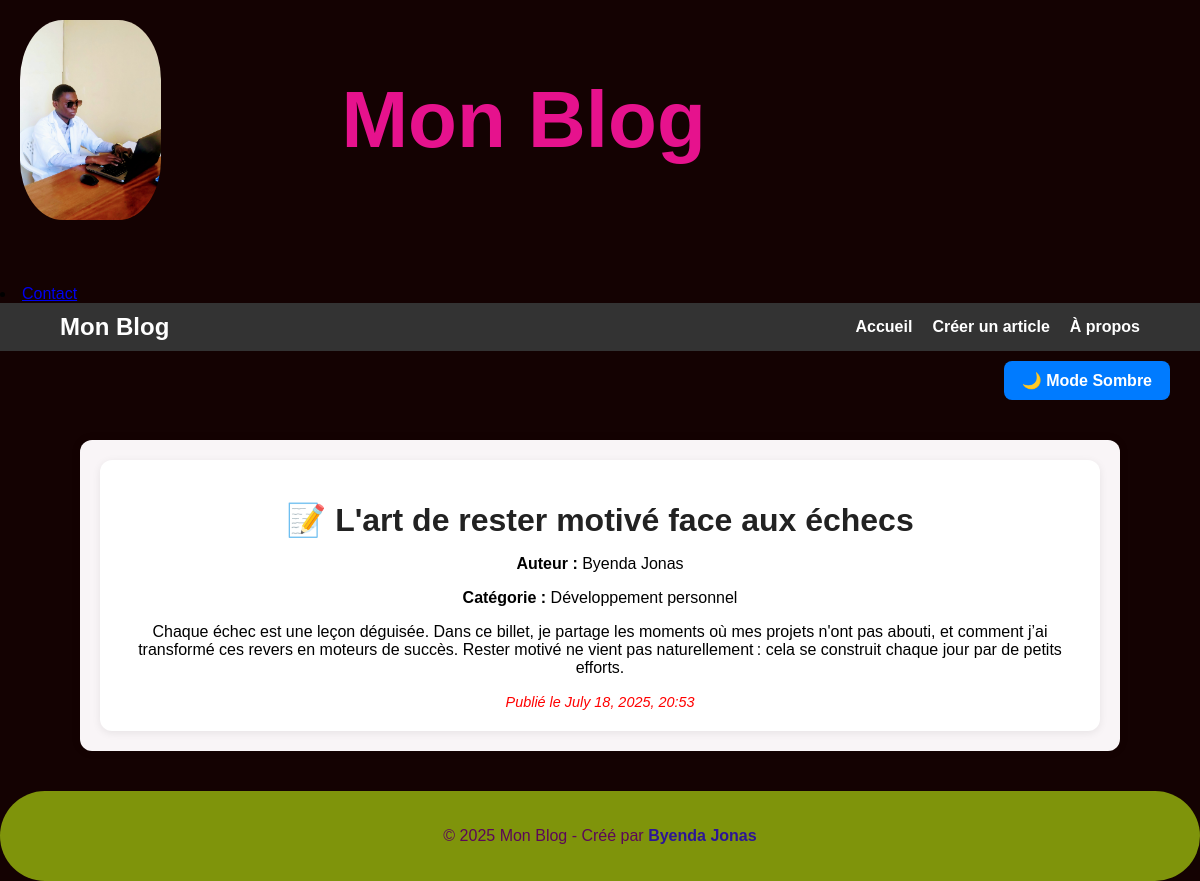
/article/15/, run on the app's committed database.
### blog/models.py (models this page shows, shortened)
class Article(models.Model):
    titre = models.CharField(max_length=200)
    contenu = models.TextField()
    image = models.ImageField(upload_to='articles/', blank=True, null=True)
    date_creation = models.DateTimeField(default=timezone.now)
    auteur = models.CharField(max_length=100)
    categorie = models.CharField(max_length=100, blank=True)

### blog/views.py (the view)
# urls.py: path('article/<int:article_id>/', views.detail_article, name='detail_article'),
def detail_article(request, article_id):
    article = get_object_or_404(Article, pk=article_id)
    return render(request, 'blog/detail_article.html', {'article': article})

### blog/templates/blog/detail_article.html (shortened to what this page needs)
{% extends 'blog/base.html' %}
{% block content %}
    <div class="article-card">
        <h1>{{ article.titre }}</h1>
        <p><strong>Auteur :</strong> {{ article.auteur }}</p>
        <p><strong>Catégorie :</strong> {{ article.categorie }}</p>
        <p>{{ article.contenu }}</p>
        <small><em>Publié le {{ article.date_creation|date:"F d, Y, H:i" }}</em></small>
    </div>
{% endblock %}

### blog/templates/blog/static/blog/style.css (style rules this page uses)
body { font-family: Arial, sans-serif; background-color: #f3f4f6; margin: 0; padding: 0; }
h1, h2, h3 { color: #222; margin-bottom: 15px; }
.article-card { background-color: #ffffff; padding: 20px; border-radius: 12px; box-shadow: 0 2px 8px rgba(0, 0, 0, 0.08); text-align: center; transition: transform 0.3s; }
body { font-family: 'Poppins', sans-serif; }

### blog/templates/blog/base.html (style rules this page uses)
body { font-family: Arial, sans-serif; margin: 0; background-color: #140202; }
small { font-size: 0.9em; color: red; }

### data on the page
Article: titre "📝 L'art de rester motivé face aux échecs", auteur "Byenda Jonas", categorie "Développement personnel", contenu "Chaque échec est une leçon déguisée. Dans ce billet, je partage les moments où mes projets n'ont pas abouti, et comment j’ai transformé ces revers en moteurs de succès. Rester motivé ne vient pas naturellement : cela se construit chaque jour par de petits efforts.", date_creation "July 18, 2025, 20:53"
